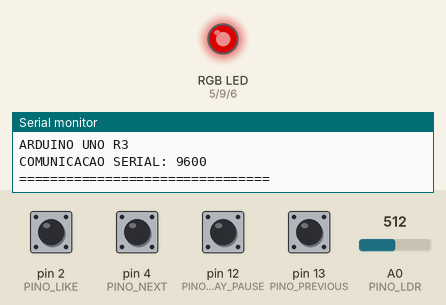
A sketch run on a simulated Arduino Uno, built with avr-gcc and run on an emulated ATmega328P. Shown: an RGB LED mixed from three pins (HIGH = lit), the last lines printed to the serial monitor. Inputs (shaded band) come from the test bench; at power-on: pin 2 (PINO_LIKE), pin 4 (PINO_NEXT), pin 12 (PINO_PLAY_PAUSE), pin 13 (PINO_PREVIOUS) HIGH, A0 (PINO_LDR) = 512. Dim RGB values are drawn brighter than linear.

Above: at 1.2 s.
1.3 s: pin 12 (PINO_PLAY_PAUSE) pulled LOW for 0.15 s
At 2.4 s:
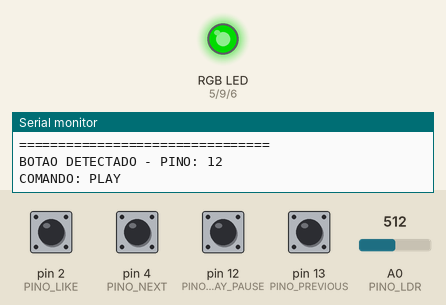
2.9 s: A0 (PINO_LDR) set to 306
At 4.1 s:
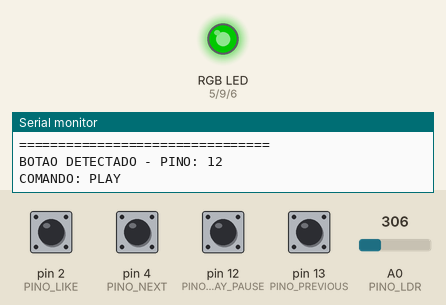
4.4 s: pin 12 (PINO_PLAY_PAUSE) pulled LOW for 1 s
At 4.7 s:
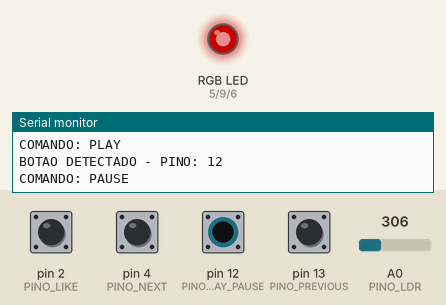
6.9 s: A0 (PINO_LDR) set to 122
At 7.2 s:
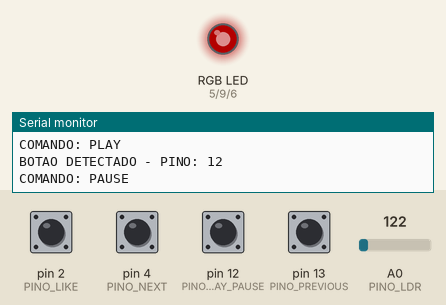
8.4 s: pin 12 (PINO_PLAY_PAUSE) pulled LOW for 0.15 s
At 9.0 s:
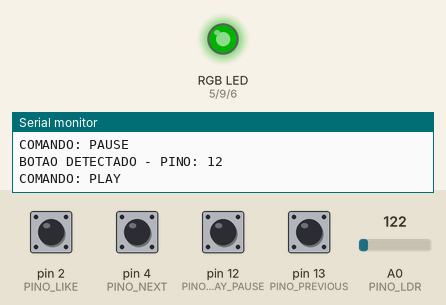
10.0 s: A0 (PINO_LDR) set to 900
At 10.8 s:
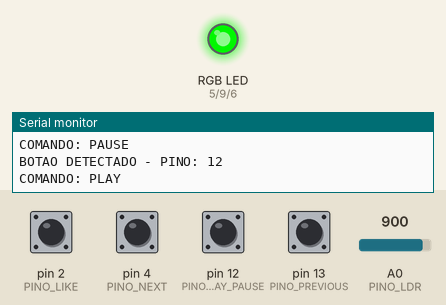
Timing chart, 0 to 12.5 s (numbered marks = the images above; inputs shaded):
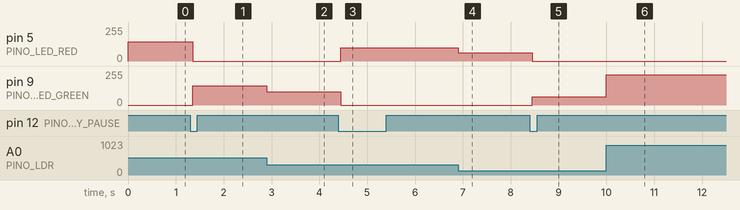

The sketch:

code-arduino.ino
```cpp
const int PINO_LIKE = 2;
const int PINO_NEXT = 4;
const int PINO_PLAY_PAUSE = 12;
const int PINO_PREVIOUS = 13;

const int PINO_LED_RED = 5;
const int PINO_LED_GREEN = 9;
const int PINO_LED_BLUE = 6;


const int PINO_LDR = A0;

const unsigned long TEMPO_DEBOUNCE = 50;
const int BRILHO_MINIMO = 35;
const int BRILHO_MAXIMO = 255;

bool reproduzindo = false;

struct Botao {
    int pino;
    int estadoEstavel;
    int ultimaLeitura;
    unsigned long ultimoDebounce;
};

Botao botaoLike = {PINO_LIKE, HIGH, HIGH, 0};
Botao botaoNext = {PINO_NEXT, HIGH, HIGH, 0};
Botao botaoPlayPause = {PINO_PLAY_PAUSE, HIGH, HIGH, 0};
Botao botaoPrevious = {PINO_PREVIOUS, HIGH, HIGH, 0};

void enviarComando(const char* comando) {
    Serial.print("COMANDO: ");
    Serial.println(comando);
}

bool botaoPressionado(Botao &botao) {

    int leituraAtual = digitalRead(botao.pino);

    if (leituraAtual != botao.ultimaLeitura) {
        botao.ultimoDebounce = millis();
    }

    if ((millis() - botao.ultimoDebounce) >= TEMPO_DEBOUNCE) {

        if (leituraAtual != botao.estadoEstavel) {

            botao.estadoEstavel = leituraAtual;

            if (botao.estadoEstavel == LOW) {
                Serial.print("BOTAO DETECTADO - PINO: ");
                Serial.println(botao.pino);

                botao.ultimaLeitura = leituraAtual;
                return true;
            }
        }
    }

    botao.ultimaLeitura = leituraAtual;
    return false;
}

void atualizarLED() {

    int leituraLDR = analogRead(PINO_LDR);

    int brilho = map(
        leituraLDR,
        0,
        1023,
        BRILHO_MINIMO,
        BRILHO_MAXIMO
    );

    brilho = constrain(
        brilho,
        BRILHO_MINIMO,
        BRILHO_MAXIMO
    );

    if (reproduzindo) {
        analogWrite(PINO_LED_RED, 0);
        analogWrite(PINO_LED_BLUE, 0);
        analogWrite(PINO_LED_GREEN, brilho);

    } else {
        analogWrite(PINO_LED_RED, brilho);
        analogWrite(PINO_LED_GREEN, 0);
        analogWrite(PINO_LED_BLUE, 0);
    }
}

void setup() {

    Serial.begin(9600);

    pinMode(PINO_LIKE, INPUT_PULLUP);
    pinMode(PINO_NEXT, INPUT_PULLUP);
    pinMode(PINO_PLAY_PAUSE, INPUT_PULLUP);
    pinMode(PINO_PREVIOUS, INPUT_PULLUP);

    pinMode(PINO_LED_RED, OUTPUT);
    pinMode(PINO_LED_GREEN, OUTPUT);
    pinMode(PINO_LED_BLUE, OUTPUT);

    botaoLike.estadoEstavel = digitalRead(PINO_LIKE);
    botaoLike.ultimaLeitura = botaoLike.estadoEstavel;

    botaoNext.estadoEstavel = digitalRead(PINO_NEXT);
    botaoNext.ultimaLeitura = botaoNext.estadoEstavel;

    botaoPlayPause.estadoEstavel = digitalRead(PINO_PLAY_PAUSE);
    botaoPlayPause.ultimaLeitura = botaoPlayPause.estadoEstavel;

    botaoPrevious.estadoEstavel = digitalRead(PINO_PREVIOUS);
    botaoPrevious.ultimaLeitura = botaoPrevious.estadoEstavel;

    atualizarLED();

    Serial.println("================================");
    Serial.println("SPOTIFY CONTROLLER INICIADO");
    Serial.println("ARDUINO UNO R3");
    Serial.println("COMUNICACAO SERIAL: 9600");
    Serial.println("================================");
}

void loop() {
    if (botaoPressionado(botaoLike)) {
        enviarComando("LIKE");
    }

    if (botaoPressionado(botaoNext)) {
        enviarComando("NEXT");
    }

    if (botaoPressionado(botaoPlayPause)) {

        reproduzindo = !reproduzindo;

        if (reproduzindo) {
            enviarComando("PLAY");
        } else {
            enviarComando("PAUSE");
        }

        atualizarLED();
    }

    if (botaoPressionado(botaoPrevious)) {
        enviarComando("PREVIOUS");
    }

    atualizarLED();
}
```

Measured:
- after the input at 1.3 s, pin 5 (PINO_LED_RED): 145/255 → 0/255 after 0.05 s; pin 9 (PINO_LED_GREEN): 0/255 → 145/255 after 0.05 s
- after the input at 2.9 s, pin 9 (PINO_LED_GREEN): 145/255 → 100/255 at once
- after the input at 4.4 s, pin 5 (PINO_LED_RED): 0/255 → 100/255 after 0.05 s; pin 9 (PINO_LED_GREEN): 100/255 → 0/255 after 0.05 s
- after the input at 6.9 s, pin 5 (PINO_LED_RED): 100/255 → 61/255 at once
- after the input at 8.4 s, pin 5 (PINO_LED_RED): 61/255 → 0/255 after 0.05 s; pin 9 (PINO_LED_GREEN): 0/255 → 61/255 after 0.05 s
- after the input at 10.0 s, pin 9 (PINO_LED_GREEN): 61/255 → 228/255 at once
